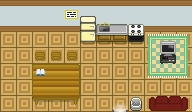

A 2D game scene composited from a Tiled map and its tileset images. What follows is a short description and the map's XML, with each tile layer's data collapsed to a summary:
An orthogonal 12x7 tile map with 16x16 px tiles, 4 tile layers (Tile Layer 1, Tile Layer 2, Tile Layer 3, Above player), 3 tilesets and 16 objects (10x event, 6x collision).

<map version="1.8" tiledversion="1.8.0" orientation="orthogonal" renderorder="right-down" compressionlevel="0" width="12" height="7" tilewidth="16" tileheight="16" infinite="0" nextlayerid="7" nextobjectid="46">
 <properties>
  <property name="edges" value="clamped" />
  <property name="inside" type="bool" value="true" />
  <property name="scenario" value="xero" />
  <property name="slug" value="taba_town_house1" />
  <property name="types" value="notype" />
 </properties>
 <tileset firstgid="1" name="core_set pieces" tilewidth="16" tileheight="16" tilecount="1550" columns="31">
  <image source="../gfx/tilesets/core_set pieces.png" width="496" height="800" />
 </tileset>
 <tileset firstgid="1551" name="core_indoor_floors" tilewidth="16" tileheight="16" tilecount="3864" columns="46">
  <image source="../gfx/tilesets/core_indoor_floors.png" width="736" height="1344" />
 </tileset>
 <tileset firstgid="5415" name="core_indoor_walls" tilewidth="16" tileheight="16" tilecount="3864" columns="46">
  <image source="../gfx/tilesets/core_indoor_walls.png" width="736" height="1344" />
 </tileset>
 <layer id="1" name="Tile Layer 1" width="12" height="7">
  <data>[84 cells, 84 non-empty, 3 distinct tile ids]</data>
 </layer>
 <layer id="2" name="Tile Layer 2" width="12" height="7">
  <data>[84 cells, 27 non-empty, 25 distinct tile ids]</data>
 </layer>
 <layer id="3" name="Tile Layer 3" width="12" height="7">
  <data>[84 cells, 12 non-empty, 12 distinct tile ids]</data>
 </layer>
 <layer id="4" name="Above player" width="12" height="7">
  <data>[84 cells, 0 non-empty, 0 distinct tile ids]</data>
 </layer>
 <objectgroup color="#ff0000" id="5" name="Collisions">
  <object id="28" type="collision" x="160" y="48" width="16" height="16" />
  <object id="29" type="collision" x="128" y="96" width="16" height="16" />
  <object id="30" type="collision" x="32" y="64" width="48" height="32" />
  <object id="31" type="collision" x="80" y="32" width="64" height="16" />
  <object id="33" type="collision" x="0" y="16" width="192" height="16" />
  <object id="38" type="collision" x="144" y="96" width="48" height="16" />
 </objectgroup>
 <objectgroup color="#ffff00" id="6" name="Events">
  <object id="23" name="Play Music" type="event" x="176" y="0" width="16" height="16">
   <properties>
    <property name="act10" value="play_music music_house_downstairs" />
    <property name="cond10" value="not music_playing music_house_downstairs" />
   </properties>
  </object>
  <object id="27" name="Go Outside" type="event" x="112" y="96" width="16" height="16">
   <properties>
    <property name="act10" value="transition_teleport taba_town.tmx,49,7,0.3" />
    <property name="act20" value="char_face player,down" />
    <property name="cond10" value="is char_at player" />
    <property name="cond20" value="is char_facing player,down" />
   </properties>
  </object>
  <object id="36" name="Player Spawn" type="event" x="96" y="16" width="16" height="16" />
  <object id="39" name="Create Husband" type="event" x="0" y="16" width="16" height="16">
   <properties>
    <property name="act1" value="create_npc taba_house1_husband,10,5" />
    <property name="act2" value="char_face taba_house1_husband,up" />
    <property name="cond1" value="not char_exists taba_house1_husband" />
   </properties>
  </object>
  <object id="40" name="Create Wife" type="event" x="16" y="16" width="16" height="16">
   <properties>
    <property name="act1" value="create_npc taba_house1_wife,2,3" />
    <property name="act2" value="char_face taba_house1_wife,down" />
    <property name="cond1" value="not char_exists taba_house1_wife" />
   </properties>
  </object>
  <object id="41" name="Read Sign" type="event" x="64" y="16" width="16" height="16">
   <properties>
    <property name="act1" value="translated_dialog taba_house1_calendar" />
    <property name="cond1" value="is char_facing_tile player" />
    <property name="cond2" value="is button_pressed K_RETURN" />
   </properties>
  </object>
  <object id="42" name="Husband Talk" type="event" x="32" y="16" width="16" height="16">
   <properties>
    <property name="act1" value="translated_dialog taba_house1_husband1" />
    <property name="behav1" value="talk taba_house1_husband" />
   </properties>
  </object>
  <object id="43" name="Wife Talk" type="event" x="48" y="16" width="16" height="16">
   <properties>
    <property name="act1" value="translated_dialog taba_house1_wife1" />
    <property name="behav1" value="talk taba_house1_wife" />
   </properties>
  </object>
  <object id="44" name="Reading" type="event" x="32" y="64" width="16" height="16">
   <properties>
    <property name="act1" value="translated_dialog taba_house1_reading" />
    <property name="cond1" value="is char_facing_tile player" />
    <property name="cond2" value="is button_pressed K_RETURN" />
   </properties>
  </object>
  <object id="45" name="Watching" type="event" x="160" y="48" width="16" height="16">
   <properties>
    <property name="act1" value="translated_dialog taba_house1_watching" />
    <property name="cond1" value="is char_facing_tile player" />
    <property name="cond2" value="is button_pressed K_RETURN" />
   </properties>
  </object>
 </objectgroup>
</map>
